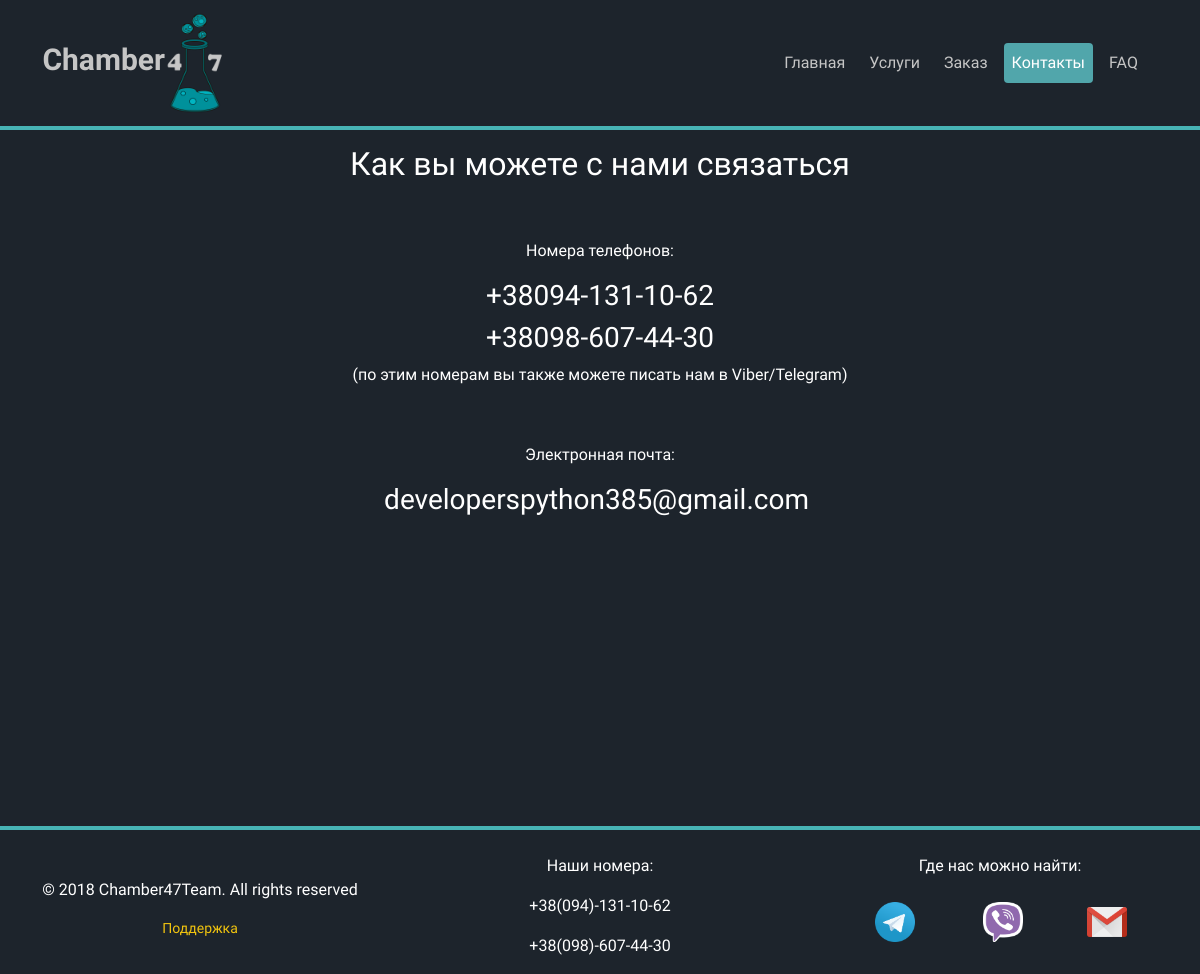
The app's page /main/contacts, older data.
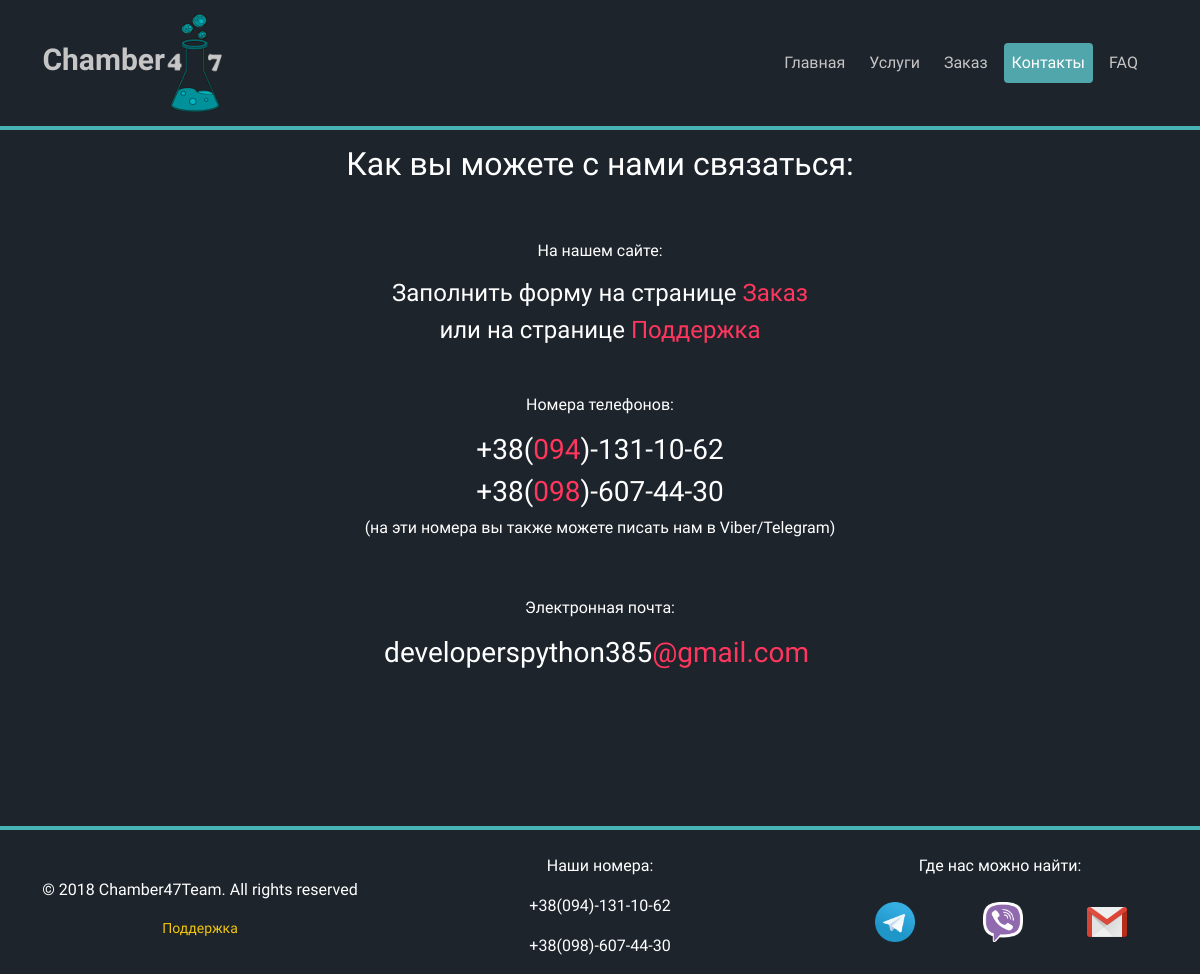
The same page, newer data.
### main_app/models.py (models this page shows, shortened)
class Contact(models.Model):
    class Meta:
        ordering = ['title']
        verbose_name = 'Описание для контактов'
        verbose_name_plural = 'Описание для контактов'
    title = models.CharField(max_length=100, db_index=True, verbose_name='Название')
    description = RichTextUploadingField(blank=True, verbose_name='Описание')

### main_app/views.py (the view)
# urls.py: path('contacts', views.contacts, name='contacts'),
def contacts(request):
    contacts_elements = Contact.objects.all()
    return render(request, 'main_app/contacts.html', {
        'contacts_elements': contacts_elements
    })

### templates/main_app/contacts.html (shortened to what this page needs)
{% extends 'base.html' %}
    {% block main_menu %}
        <li class="nav-item">
            <a class="nav-link" href="{% url 'main_app:index' %}">Главная</a>
        </li>
        <li class="nav-item">
            <a class="nav-link" href="{% url 'main_app:service_list' %}">Услуги</a>
        </li>
        <li class="nav-item">
            <a class="nav-link" href="{% url 'forms_app:order' %}">Заказ</a>
        </li>
        <li class="nav-item active">
            <a class="nav-link" href="{% url 'main_app:contacts' %}">Контакты</a>
        </li>
        <li class="nav-item">
            <a class="nav-link" href="{% url 'main_app:faq' %}">FAQ</a>
        </li>
    {% endblock %}
    {% block content %}
        {% for contact in contacts_elements %}
            <div class="col-12" style="text-align: center">
                <h2>{{ contact.title }}</h2>
                <br>
                <br>
                {% autoescape off %}
                    <div>{{ contact.description }}</div>
                {% endautoescape %}
            </div>
        {% endfor %}
    {% endblock %}

Row changes from the older to the newer data that the page shows:
changed Contact: title "Как вы можете с нами связаться" → "Как вы можете с нами связаться:"; description "Номера телефонов: +38094-131-10-62 +38098-607-44-30 (по этим номерам вы также можете писать нам в Viber/Telegram) Электронная почта: developerspython385@gmail.com" → "На нашем сайте: Заполнить форму на странице Заказ или на странице Поддержка Номера телефонов : +38( 094 )-131-10-62 +38( 098 )-607-44-30 (на эти номера вы также можете писать нам в Viber/Telegram) Электронная почта : developerspython385 @gmail.com"
